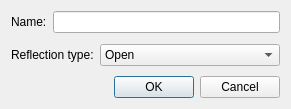
<?xml version="1.0" encoding="UTF-8"?>
<ui version="4.0">
 <class>CalStandardReflectEditDialog</class>
 <widget class="QDialog" name="CalStandardReflectEditDialog">
  <property name="geometry">
   <rect>
    <x>0</x>
    <y>0</y>
    <width>291</width>
    <height>109</height>
   </rect>
  </property>
  <property name="windowTitle">
   <string>Edit Reflect Standard</string>
  </property>
  <property name="modal">
   <bool>true</bool>
  </property>
  <layout class="QVBoxLayout" name="verticalLayout">
   <item>
    <layout class="QFormLayout" name="formLayout_2">
     <item row="0" column="0">
      <widget class="QLabel" name="label">
       <property name="text">
        <string>Name:</string>
       </property>
      </widget>
     </item>
     <item row="0" column="1">
      <widget class="QLineEdit" name="name"/>
     </item>
    </layout>
   </item>
   <item>
    <layout class="QFormLayout" name="formLayout">
     <item row="0" column="0">
      <widget class="QLabel" name="label_2">
       <property name="text">
        <string>Reflection type:</string>
       </property>
      </widget>
     </item>
     <item row="0" column="1">
      <widget class="QComboBox" name="type">
       <item>
        <property name="text">
         <string>Open</string>
        </property>
       </item>
       <item>
        <property name="text">
         <string>Short</string>
        </property>
       </item>
      </widget>
     </item>
    </layout>
   </item>
   <item>
    <widget class="QDialogButtonBox" name="buttonBox">
     <property name="orientation">
      <enum>Qt::Horizontal</enum>
     </property>
     <property name="standardButtons">
      <set>QDialogButtonBox::Cancel|QDialogButtonBox::Ok</set>
     </property>
    </widget>
   </item>
  </layout>
 </widget>
 <resources/>
 <connections>
  <connection>
   <sender>buttonBox</sender>
   <signal>accepted()</signal>
   <receiver>CalStandardReflectEditDialog</receiver>
   <slot>accept()</slot>
   <hints>
    <hint type="sourcelabel">
     <x>248</x>
     <y>254</y>
    </hint>
    <hint type="destinationlabel">
     <x>157</x>
     <y>274</y>
    </hint>
   </hints>
  </connection>
  <connection>
   <sender>buttonBox</sender>
   <signal>rejected()</signal>
   <receiver>CalStandardReflectEditDialog</receiver>
   <slot>reject()</slot>
   <hints>
    <hint type="sourcelabel">
     <x>316</x>
     <y>260</y>
    </hint>
    <hint type="destinationlabel">
     <x>286</x>
     <y>274</y>
    </hint>
   </hints>
  </connection>
 </connections>
</ui>
